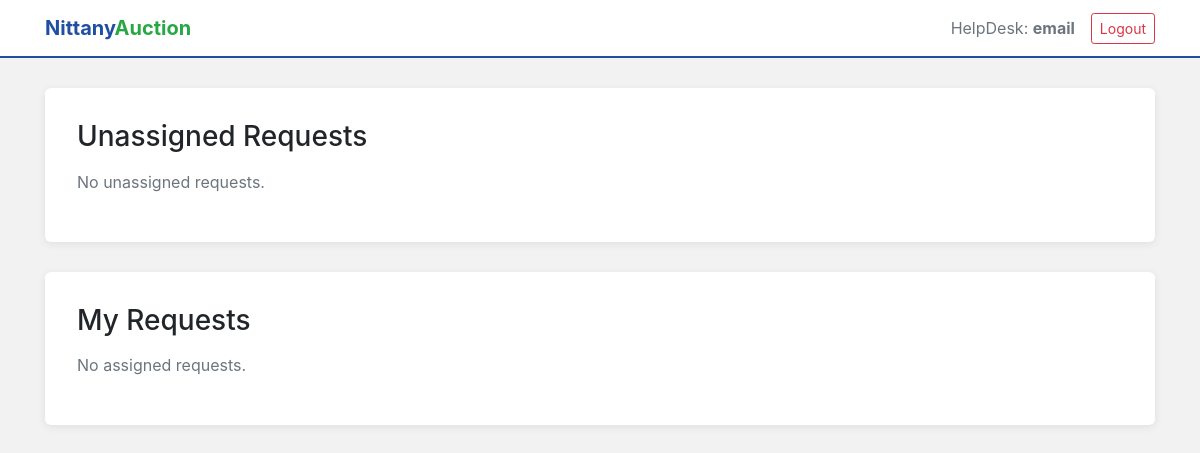
Page /helpdesk (signed in) on the earlier database version.
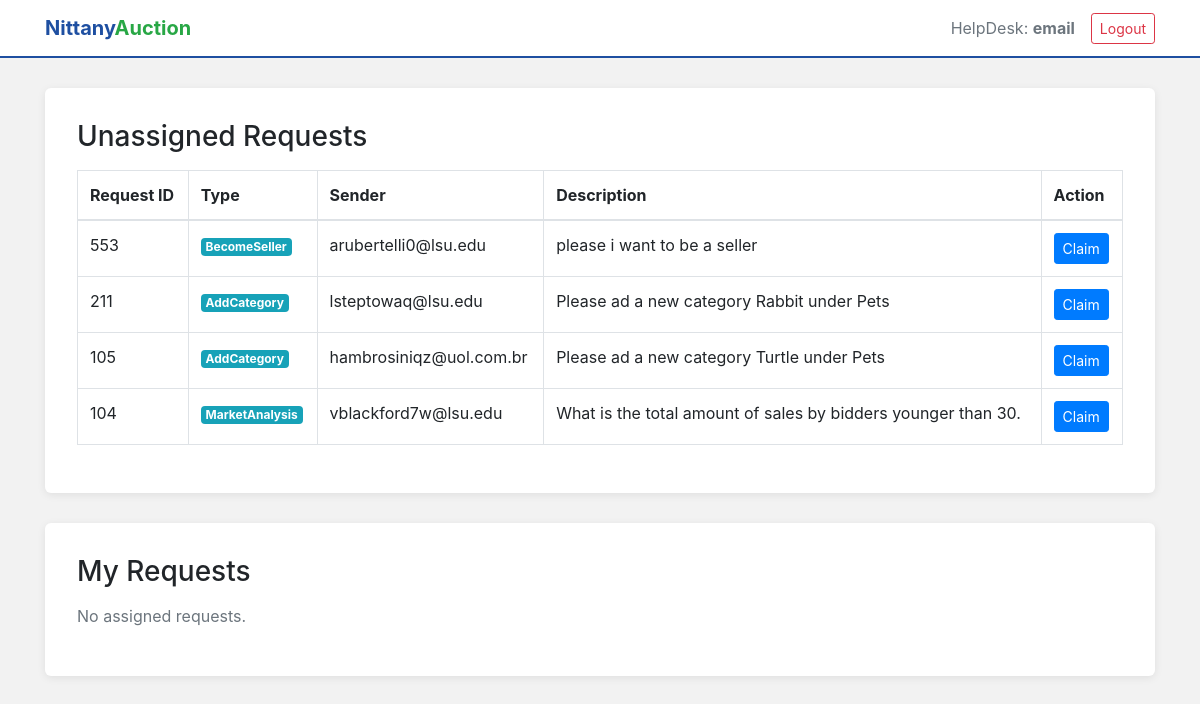
Same page on the later database version.
### tables this page shows
CREATE TABLE "Requests"
(
    request_id           INTEGER
        primary key autoincrement,
    sender_email         TEXT not null
        references User (email)
            on update cascade on delete restrict,
    helpdesk_staff_email TEXT    default 'helpdeskteam@lsu.edu'
        references Helpdesk
            on update cascade on delete set default,
    request_type         TEXT not null,
    request_desc         TEXT,
    request_status       INTEGER default 0
);

### app.py (the view)
@app.route('/helpdesk', methods=['GET'])
def helpdesk():
    user_email = session.get('email')
    if not user_email:
        return redirect(url_for('authenticate'))
    connection = get_connection()
    connection.row_factory = sqlite3.Row
    cursor = connection.cursor()
    cursor.execute('SELECT email FROM Helpdesk WHERE email = ?', (user_email,))
    result = cursor.fetchone()
    if not result:
        connection.close()
        return redirect(url_for('authenticate', error='You do not have access to the help desk'))
    cursor.execute("""
        SELECT *
        FROM Requests
        WHERE request_status = 0
          AND helpdesk_staff_email = 'helpdeskteam@lsu.edu'
        ORDER BY request_id DESC
    """)
    unassigned_requests = cursor.fetchall()
    cursor.execute("""
        SELECT *
        FROM Requests
        WHERE helpdesk_staff_email = ?
          AND request_status IN (1, 2)
        ORDER BY request_id DESC
    """, (user_email,))
    my_requests = cursor.fetchall()
    connection.close()
    return render_template(
        'helpdesk.html',
        email=user_email,
        unassigned_requests=unassigned_requests,
        my_requests=my_requests
    )

### app.py (called while the page is built)
@app.before_request
def ensure_roles_loaded():
    if 'email' in session and 'roles' not in session:
        connection = get_connection()
        cursor = connection.cursor()
        roles = []
        cursor.execute("SELECT 1 FROM Helpdesk WHERE email = ?", (session['email'],))
        if cursor.fetchone(): roles.append('helpdesk')
        cursor.execute("SELECT 1 FROM Sellers WHERE email = ?", (session['email'],))
        if cursor.fetchone(): roles.append('seller')
        cursor.execute("SELECT 1 FROM Bidders WHERE email = ?", (session['email'],))
        if cursor.fetchone(): roles.append('bidder')
        connection.close()
        session['roles'] = roles

def get_connection():
    conn = sql.connect(DB_NAME)
    return conn

### templates/helpdesk.html (shortened to what this page needs)
<!DOCTYPE html>
<html lang="en">
<head>
<link rel="stylesheet"
href="https://stackpath.bootstrapcdn.com/bootstrap/4.4.1/css/bootstrap.min.css"
crossorigin="anonymous">
</head>
<body>
<nav class="navbar navbar-expand-lg navbar-light">
<div class="container">
    <a class="navbar-brand brand-text" href="/helpdesk">
        <span class="nittany">Nittany</span><span class="auction">Auction</span>
    </a>
    <div class="ml-auto d-flex align-items-center">
        <span class="text-muted mr-3">HelpDesk: <strong>{{ email }}</strong></span>
        <a class="btn btn-sm btn-outline-danger" href="/logout">Logout</a>
    </div>
</div>
</nav>
<div class="container">
    <div class="dashboard-card">
        <h3>Unassigned Requests</h3>
        {% if unassigned_requests %}
            <table class="table table-bordered mt-3">
                <thead>
                    <tr>
                        <th>Request ID</th>
                        <th>Type</th>
                        <th>Sender</th>
                        <th>Description</th>
                        <th>Action</th>
                    </tr>
                </thead>
                <tbody>
                    {% for r in unassigned_requests %}
                    <tr>
                        <td>{{ r['request_id'] }}</td>
                        <td>
                            <span class="badge badge-info">{{ r['request_type'] }}</span>
                        </td>
                        <td>{{ r['sender_email'] }}</td>
                        <td>{{ r['request_desc'] }}</td>
                        <td>
                            <form method="POST" action="/helpdesk/claim/{{ r['request_id'] }}">
                                <button type="submit" class="btn btn-sm btn-primary">Claim</button>
                            </form>
                        </td>
                    </tr>
                    {% endfor %}
                </tbody>
            </table>
        {% else %}
            <p class="text-muted mt-3">No unassigned requests.</p>
        {% endif %}
    </div>
    <div class="dashboard-card">
        <h3>My Requests</h3>
        {% if my_requests %}
            <table class="table table-bordered mt-3">
                <thead>
                    <tr>
                        <th>Request ID</th>
                        <th>Type</th>
                        <th>Sender</th>
                        <th>Description</th>
                        <th>Status</th>
                        <th>Action</th>
                    </tr>
                </thead>
                <tbody>
                    {% for r in my_requests %}
                    <tr>
                        <td>{{ r['request_id'] }}</td>
                        <td>
                            <span class="badge badge-info">{{ r['request_type'] }}</span>
                        </td>
                        <td>{{ r['sender_email'] }}</td>
                        <td>{{ r['request_desc'] }}</td>
                        <td>
                            {% if r['request_status'] == 1 %}
                                Claimed
                            {% elif r['request_status'] == 2 %}
                                Completed
                            {% else %}
                                Unassigned
                            {% endif %}
                        </td>
                        <td>
                            {% if r['request_status'] == 1 %}
                            <form method="POST" action="/helpdesk/complete/{{ r['request_id'] }}">
                                <button type="submit" class="btn btn-sm btn-success">Complete</button>
                            </form>
                            {% else %}
                                <span class="text-success">Done</span>
                            {% endif %}
                        </td>
                    </tr>
                    {% endfor %}
                </tbody>
            </table>
        {% else %}
            <p class="text-muted mt-3">No assigned requests.</p>
        {% endif %}
    </div>
</div>
</body>
</html>

Differences in the rows shown:
now on this page (row edited): Requests: request_id "553", request_type "BecomeSeller", sender_email "arubertelli0@lsu.edu", request_desc "please i want to be a seller"
now on this page (row edited): Requests: request_id "211", request_type "AddCategory", sender_email "lsteptowaq@lsu.edu", request_desc "Please ad a new category Rabbit under Pets"
now on this page (row edited): Requests: request_id "105", request_type "AddCategory", sender_email "hambrosiniqz@uol.com.br", request_desc "Please ad a new category Turtle under Pets"
now on this page (row edited): Requests: request_id "104", request_type "MarketAnalysis", sender_email "vblackford7w@lsu.edu", request_desc "What is the total amount of sales by bidders younger than 30."
Other differences:
text no longer shown: "No unassigned requests."
text now shown: "Request ID Type Sender Description Action"
